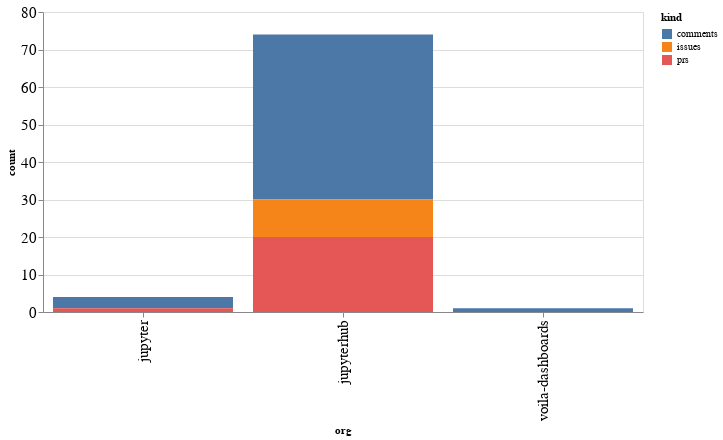

The notebook cell saved with this chart:
### Code cell
alt.Chart(org_summaries, width=600).mark_bar().encode(
    x='org',
    y='count',
    color='kind',
    tooltip="org"
)

### Figure 1 — Vega-Lite specification as saved in the notebook (floating-point values rounded to 4 significant figures)
{"config": {"axisLeft": {"labelFontSize": 15}, "axisBottom": {"labelFontSize": 15}}, "data": {"name": "data-6f2ff03fcb6176ccb67c93f38ca7f2a2"}, "mark": "bar", "encoding": {"color": {"type": "nominal", "field": "kind"}, "tooltip": {"type": "nominal", "field": "org"}, "x": {"type": "nominal", "field": "org"}, "y": {"type": "quantitative", "field": "count"}}, "width": 600, "$schema": "https://vega.github.io/schema/vega-lite/v4.8.1.json", "datasets": {"data-6f2ff03fcb6176ccb67c93f38ca7f2a2": [{"org": "jupyter", "kind": "comments", "count": 3}, {"org": "jupyter", "kind": "prs", "count": 1}, {"org": "jupyterhub", "kind": "comments", "count": 44}, {"org": "jupyterhub", "kind": "issues", "count": 10}, {"org": "jupyterhub", "kind": "prs", "count": 20}, {"org": "voila-dashboards", "kind": "comments", "count": 1}]}}
